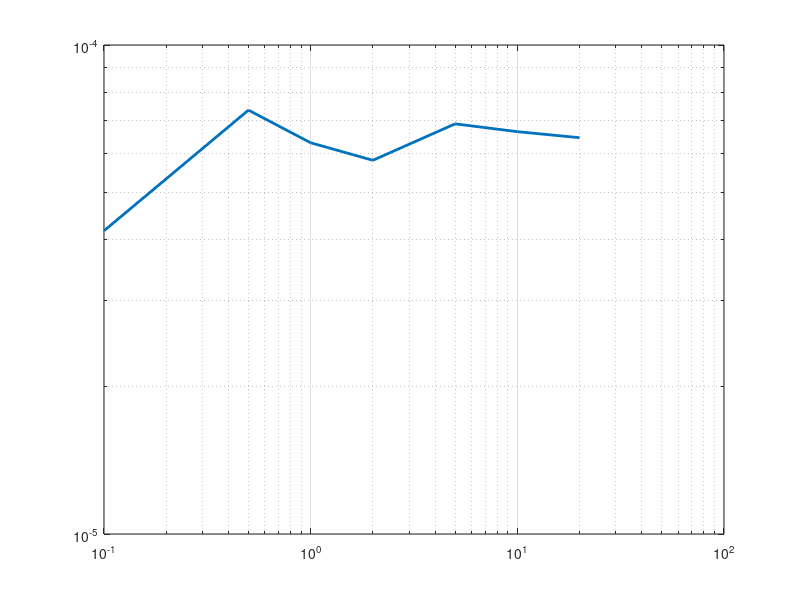

Here is the MATLAB script that generated this plot:
% % Esame del 26 febbraio 2024 - pomeriggio e
% % Simone Canevarolo
% % S269893
% % 22 aprile 2024
% 
% clear all
% close all
% clc
% 
% alt = 30e-2; % m
% raggio = 10e-2; % m
% altcaduta = 7.5e3; % m
% 
% T0 = 233; % K
% hamb = 100; % W/m^2/K
% Tamb = 270; % K
% 
% uu = 5; % m/s
% ro = 950; % kg/m^3
% 
% K = @(T) 4.5*(T/T0);
% cpfunz = @(T) 670+1.2*(T-233);
% 
% kk = K(T0);
% cp = cpfunz(T0);
% 
% dtvett = [1 2 5 10 20 50 100];
% dxvett = [1e-3 5e-3 1e-2];
% 
% dx = dxvett(1);
% xx = (0:dx:alt/2)';
% Nx = length(xx);
% 
% Tm = T0*ones(Nx,1);
% 
% for zz = 1:length(dtvett)
% 
%     dt = dtvett(zz);
%     tmax = altcaduta/uu;
%     tt = (0:dt:tmax);
%     Nt = length(tt);
% 
% for ii = 2:length(dxvett)
% 
%         dx = dxvett(ii);
%         xx = (0:dx:alt/2)';
%         Nx = length(xx);
% 
%         kk = K(Tm);
%         cp = cpfunz(Tm);
% 
%         aa = dt.*kk./ro./cp./dx^2; 
% 
%         sub_diag_1 = -aa;
%         main_diag_1 = 1+2*aa;
%         sup_diag_1 = sub_diag_1;
% 
%         Band = [sub_diag_1,main_diag_1,sup_diag_1];
% 
%         AA_1 = spdiags(Band,-1:1,Nx,Nx);
% 
%         AA_1(1,1) = +kk(end)/dx+hamb;
%         AA_1(1,2) = -kk(end)/dx;
% 
%         AA_1(end,end-1) = -1;
%         AA_1(end,end) = 1;
% 
%         BB = Tm;
% 
%         BB(1) = +hamb*Tamb;
%         BB(end) = 0;
% 
%         TT = AA_1\BB;
% 
%         err = norm(TT-Tm)/norm(Tm-T0);
% 
%         Tm = TT;
% 
%     end
% 
%     figure(1)
%     loglog(dxvett,err,'LineWidth',2)
%     hold on
% 
% end
% 
% 



% Esame del 26 febbraio 2024 - pomeriggio e
% Simone Canevarolo
% S269893
% 22 aprile 2024

clear all
close all
clc

alt = 30e-2; % m
raggio = 10e-2; % m
altcaduta = 7.5e3; % m

T0 = 233; % K
hamb = 100; % W/m^2/K
Tamb = 270; % K

uu = 5; % m/s
ro = 950; % kg/m^3

K = @(T) 4.5*(T/T0);
cpfunz = @(T) 670+1.2*(T-233);

kk = K(T0);
cp = cpfunz(T0);

dtvett = [0.1 0.5 1 2 5 10 20];
% dxvett = [1e-3 5e-3 1e-2];

dx = 1e-3;
xx = (0:dx:alt/2)';
Nx = length(xx);

Tm = T0*ones(Nx,1);
tmax = altcaduta/uu;

for zz = 1:length(dtvett)

    dt = dtvett(zz);
    tt = (0:dt:tmax);
    Nt = length(tt);

    for ii = 2:Nt

        kk = K(Tm);
        cp = cpfunz(Tm);

        aa = dt*kk./ro./cp./dx^2; 

        sub_diag = -aa;
        main_diag = 1+2*aa;
        sup_diag = sub_diag;

        Band = [[sub_diag(2:end);0],main_diag,[0;sup_diag(1:end-1)]];

        AA = spdiags(Band,-1:1,Nx,Nx);

        AA(1,1) = +kk(1)/dx+hamb;
        AA(1,2) = -kk(1)/dx;

        AA(end,end-1) = -1;
        AA(end,end) = 1;

        bb = Tm;

        bb(1) = +hamb*Tamb;
        bb(end) = 0;

        TT = AA\bb;

        err(zz) = norm(TT-Tm)/norm(Tm-T0);

        Tm = TT;

    end

end

    figure(1)
    loglog(dtvett,err,'LineWidth',2)
   grid on
